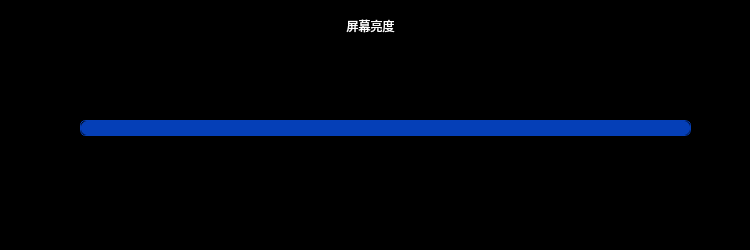
<?xml version="1.0" encoding="UTF-8"?>
<ui version="4.0">
 <class>LightWidget</class>
 <widget class="QWidget" name="LightWidget">
  <property name="geometry">
   <rect>
    <x>0</x>
    <y>0</y>
    <width>750</width>
    <height>250</height>
   </rect>
  </property>
  <property name="minimumSize">
   <size>
    <width>750</width>
    <height>250</height>
   </size>
  </property>
  <property name="maximumSize">
   <size>
    <width>750</width>
    <height>250</height>
   </size>
  </property>
  <property name="windowTitle">
   <string>Form</string>
  </property>
  <property name="styleSheet">
   <string notr="true">background-color: rgb(0, 0, 0);
border-color: rgb(255, 255, 255);</string>
  </property>
  <widget class="QProgressBar" name="progressBar">
   <property name="enabled">
    <bool>false</bool>
   </property>
   <property name="geometry">
    <rect>
     <x>80</x>
     <y>120</y>
     <width>611</width>
     <height>16</height>
    </rect>
   </property>
   <property name="styleSheet">
    <string notr="true">QProgressBar{
     
     border-radius: 6px;

     border: 1px solid #053FB7;
border-color: rgba(5, 63, 183, 1);
}
QProgressBar::chunk {
        border-radius: 6px;
        background: rgb(5, 63, 183);
}
</string>
   </property>
   <property name="minimum">
    <number>1</number>
   </property>
   <property name="maximum">
    <number>10</number>
   </property>
   <property name="value">
    <number>10</number>
   </property>
   <property name="alignment">
    <set>Qt::AlignHCenter|Qt::AlignTop</set>
   </property>
   <property name="textVisible">
    <bool>false</bool>
   </property>
   <property name="orientation">
    <enum>Qt::Horizontal</enum>
   </property>
   <property name="invertedAppearance">
    <bool>false</bool>
   </property>
   <property name="textDirection">
    <enum>QProgressBar::BottomToTop</enum>
   </property>
  </widget>
  <widget class="QPushButton" name="close">
   <property name="geometry">
    <rect>
     <x>680</x>
     <y>10</y>
     <width>40</width>
     <height>40</height>
    </rect>
   </property>
   <property name="minimumSize">
    <size>
     <width>40</width>
     <height>40</height>
    </size>
   </property>
   <property name="maximumSize">
    <size>
     <width>40</width>
     <height>40</height>
    </size>
   </property>
   <property name="styleSheet">
    <string notr="true">QPushButton#close{

background-image:url(:/29.png);
border:none;
font: 75 14pt &quot;Microsoft YaHei UI&quot;;
	color: rgb(255, 255, 255);
}
QPushButton#close:pressed{
background-image: url(:/侧键_关闭弹窗_按下.png);
border:none;
font: 75 14pt &quot;Microsoft YaHei UI&quot;;
color:rgb(255, 255, 255);
}</string>
   </property>
   <property name="text">
    <string/>
   </property>
  </widget>
  <widget class="QPushButton" name="btn_jia">
   <property name="geometry">
    <rect>
     <x>550</x>
     <y>180</y>
     <width>60</width>
     <height>60</height>
    </rect>
   </property>
   <property name="minimumSize">
    <size>
     <width>60</width>
     <height>60</height>
    </size>
   </property>
   <property name="maximumSize">
    <size>
     <width>60</width>
     <height>60</height>
    </size>
   </property>
   <property name="styleSheet">
    <string notr="true">QPushButton#btn_jia{

border-image:url(:/增加.png);
border:none;
font: 75 14pt &quot;Microsoft YaHei UI&quot;;
	color: rgb(255, 255, 255);
}
QPushButton#btn_jia:pressed{
border-image: url(:/增加.png);
border:none;
font: 75 14pt &quot;Microsoft YaHei UI&quot;;
color:rgb(255, 255, 255);
}</string>
   </property>
   <property name="text">
    <string/>
   </property>
  </widget>
  <widget class="QPushButton" name="btn_jian">
   <property name="geometry">
    <rect>
     <x>160</x>
     <y>180</y>
     <width>60</width>
     <height>60</height>
    </rect>
   </property>
   <property name="minimumSize">
    <size>
     <width>60</width>
     <height>60</height>
    </size>
   </property>
   <property name="maximumSize">
    <size>
     <width>60</width>
     <height>60</height>
    </size>
   </property>
   <property name="styleSheet">
    <string notr="true">QPushButton#btn_jian{

border-image:url(:/减小.png);
border:none;
font: 75 14pt &quot;Microsoft YaHei UI&quot;;
color:rgb(255, 255, 255);
}
QPushButton#btn_jian:pressed{
border-image: url(:/减小.png);
border:none;
font: 75 14pt &quot;Microsoft YaHei UI&quot;;
color:rgb(255, 255, 255);
}</string>
   </property>
   <property name="text">
    <string/>
   </property>
  </widget>
  <widget class="QLabel" name="label">
   <property name="geometry">
    <rect>
     <x>260</x>
     <y>0</y>
     <width>221</width>
     <height>51</height>
    </rect>
   </property>
   <property name="styleSheet">
    <string notr="true">font: 28px &quot;Microsoft YaHei UI&quot;;
color:rgb(255, 255, 255)</string>
   </property>
   <property name="text">
    <string>屏幕亮度</string>
   </property>
   <property name="alignment">
    <set>Qt::AlignCenter</set>
   </property>
  </widget>
 </widget>
 <resources/>
 <connections/>
</ui>
